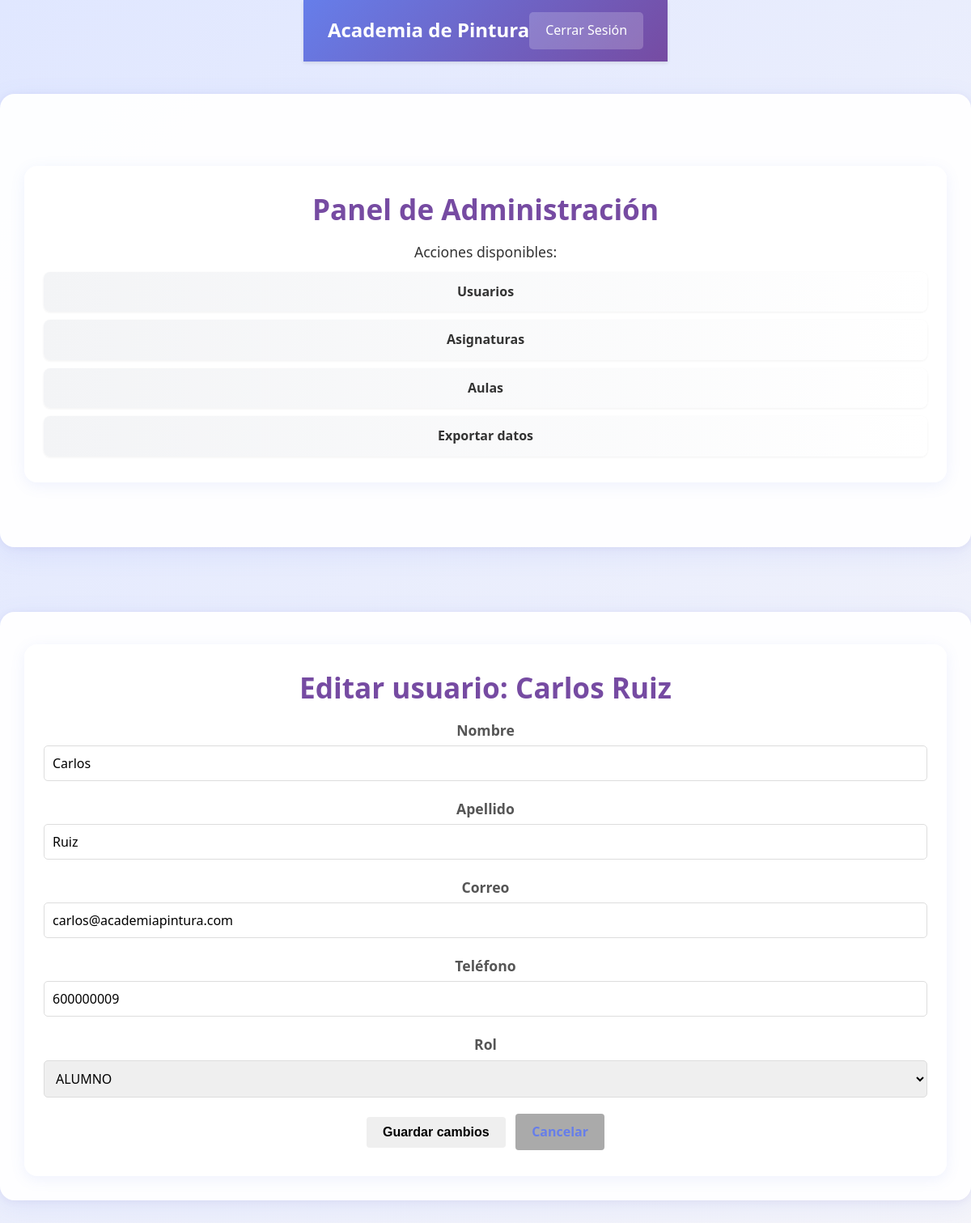
Screenshot of /php/Admin/editar_usuario.php?id=USU-000010 (signed in) with the database file from the repository.
### tables this page shows
CREATE TABLE IF NOT EXISTS `usuarios` (
    `id_usuario` VARCHAR(20) PRIMARY KEY,
    `codigo_usuario` VARCHAR(20) UNIQUE NOT NULL CHECK (`codigo_usuario` LIKE 'USU-%'),
    `nombre` VARCHAR(100) NOT NULL,
    `apellido` VARCHAR(100) NOT NULL,
    `correo` VARCHAR(100) UNIQUE NOT NULL CHECK (`correo` LIKE '%@%.%'),
    `telefono` VARCHAR(15) NOT NULL CHECK (`telefono` REGEXP '^[0-9]{6,15}$'),
    `fecha_nacimiento` DATE,
    `direccion` TEXT,
    `estado` ENUM('Activo', 'Inactivo', 'Suspendido') DEFAULT 'Activo',
    `rol_codigo` VARCHAR(10) NOT NULL,
    `fecha_registro` TIMESTAMP DEFAULT CURRENT_TIMESTAMP,
    FOREIGN KEY (`rol_codigo`) REFERENCES `rol`(`codigo_rol`),
    CONSTRAINT chk_id_formato CHECK (`id_usuario` REGEXP '^[A-Z0-9-]+$')
);

### php/Admin/editar_usuario.php (the view, shortened to what this page needs)
<?php
$id = $_GET['id'] ?? null;
try {
    $conexion = getConexionPDO();
    $sql = "SELECT id_usuario, codigo_usuario, nombre, apellido, correo, telefono, rol_codigo FROM usuarios WHERE id_usuario = :id";
    $stmt = $conexion->prepare($sql);
    $stmt->execute([':id' => $id]);
    $u = $stmt->fetch(PDO::FETCH_ASSOC);
} catch (Exception $e) {
    header('Location: gestionar_usuarios.php?msg=' . urlencode('Error al cargar usuario') . '&tipo=error');
    exit();
}
?>
<!DOCTYPE html>
<html lang="es">
<head>
    <link rel="stylesheet" href="../../css/estilos_unificados.css">
</head>
<body>
<?php include '../panel/panel.php'; ?>
<div class="container">
    <div class="welcome">
        <h2>Editar usuario: <?php echo htmlspecialchars($u['nombre'] . ' ' . $u['apellido']); ?></h2>
        <form method="POST" action="procesar_editar_usuario.php">
            <div class="form-group">
                <label>Nombre</label>
                <input type="text" name="nombre" value="<?php echo htmlspecialchars($u['nombre']); ?>" required>
            </div>
            <div class="form-group">
                <label>Apellido</label>
                <input type="text" name="apellido" value="<?php echo htmlspecialchars($u['apellido']); ?>" required>
            </div>
            <div class="form-group">
                <label>Correo</label>
                <input type="email" name="correo" value="<?php echo htmlspecialchars($u['correo']); ?>" required>
            </div>
            <div class="form-group">
                <label>Teléfono</label>
                <input type="text" name="telefono" value="<?php echo htmlspecialchars($u['telefono']); ?>" required>
            </div>
            <div class="form-group">
                <label>Rol</label>
                <select name="rol" required>
                    <?php foreach ($roles as $code => $label): ?>
                        <option value="<?php echo $code; ?>" <?php echo $u['rol_codigo'] === $code ? 'selected' : ''; ?>><?php echo $label; ?></option>
                    <?php endforeach; ?>
                </select>
            </div>
            <button class="btn" type="submit">Guardar cambios</button>
            <a class="btn" style="background:#aaa; margin-left:8px;" href="gestionar_usuarios.php">Cancelar</a>
        </form>
    </div>
</div>
</body>
</html>

### css/estilos_unificados.css (style rules this page uses)
:root { --primary-gradient: linear-gradient(135deg, #667eea 0%, #764ba2 100%); --primary-color: #667eea; --primary-dark: #764ba2; --error-bg: #ffebee; --error-border: #d32f2f; --error-text: #c62828; --success-bg: #e8f5e9; --success-border: #4caf50; --success-text: #2e7d32; --info-bg: #e3f2fd; --info-border: #2196f3; --info-text: #1565c0; --bg-light: #f5f5f5; --bg-gray: #f4f4f4; --text-primary: #333; --text-secondary: #666; --text-light: #555; --border-color: #ddd; --border-light: #eee; --shadow-sm: 0 2px 4px rgba(0, 0, 0, 0.1); --shadow-md: 0 2px 10px rgba(0, 0, 0, 0.1); --shadow-lg: 0 10px 25px rgba(0, 0, 0, 0.2); --shadow-xl: 0 10px 40px rgba(0, 0, 0, 0.2); --border-radius-sm: 4px; --border-radius-md: 5px; --border-radius-lg: 10px; --border-radius-xl: 15px; --spacing-xs: 5px; --spacing-sm: 10px; --spacing-md: 15px; --spacing-lg: 20px; --spacing-xl: 30px; --spacing-xxl: 40px; }
* { margin: 0; padding: 0; box-sizing: border-box; }
html { scroll-behavior: smooth; }
body { font-family: 'Segoe UI', Tahoma, Geneva, Verdana, sans-serif, Arial, sans-serif; line-height: 1.6; color: var(--text-primary); background: linear-gradient(135deg, #e0e7ff 0%, #f5f5fa 100%); min-height: 100vh; display: flex; flex-direction: column; justify-content: center; align-items: center; }
.container { max-width: 1200px; margin: 0 auto; padding: 0 var(--spacing-lg); display: flex; flex-direction: column; align-items: center; justify-content: center; min-height: 70vh; background: rgba(255,255,255,0.95); border-radius: 18px; box-shadow: 0 8px 32px rgba(102,126,234,0.10), 0 1.5px 8px rgba(118,75,162,0.08); padding: 40px 30px 30px 30px; margin: 40px 0; width: 100%; }
.welcome { background: rgba(255,255,255,0.98); border-radius: 16px; box-shadow: 0 4px 18px rgba(102,126,234,0.10); padding: 32px 24px; margin-bottom: 0; width: 100%; text-align: center; }
.welcome h2 { font-size: 2.2rem; color: var(--primary-dark); margin-bottom: 18px; }
.welcome p, .welcome label, .welcome select, .welcome form, .welcome table { font-size: 1.1rem; }
.form-group { margin-bottom: var(--spacing-lg); }
.form-group label { display: block; margin-bottom: var(--spacing-xs); color: var(--text-light); font-weight: bold; }
.form-group input, .form-group select, .form-group textarea { width: 100%; padding: var(--spacing-sm); border: 1px solid var(--border-color); border-radius: var(--border-radius-md); box-sizing: border-box; font-size: 16px; font-family: inherit; }
.btn { padding: var(--spacing-sm) var(--spacing-lg); border: none; border-radius: var(--border-radius-sm); font-size: 16px; font-weight: bold; cursor: pointer; transition: all 0.3s; text-decoration: none; display: inline-block; }
h1, h2, h3, h4, h5, h6 { line-height: 1.2; margin-bottom: var(--spacing-md); }
a { color: var(--primary-color); text-decoration: none; transition: color 0.3s; }

### rows the page displays
usuarios: nombre+apellido "Carlos Ruiz", nombre "Carlos", apellido "Ruiz", correo "carlos@academiapintura.com", telefono "600000009", rol "ALUMNO"
